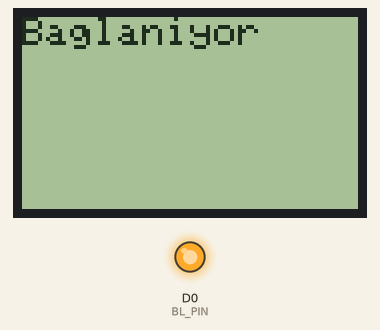
Simulated run of this sketch. Board: ESP8266 (NodeMCU). Shown: 84×48 one-colour display, output pins drawn as LEDs (lit = HIGH). WiFi joins after 1.5 s; servers stay silent unless stated; what the sketch prints to the serial monitor is not drawn.

Above: at 0.2 s.
At 1.3 s:
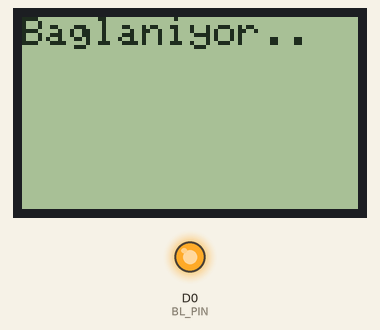
At 1.8 s:
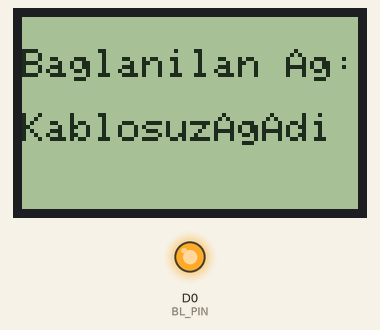
At 11.35 s:
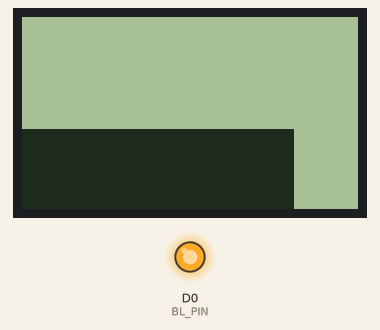
At 20.82 s:
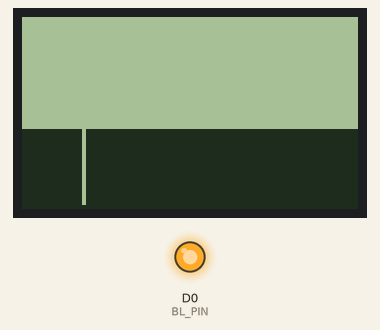
At 39.87 s:
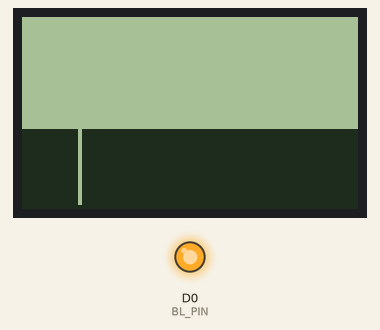

The sketch:

NodeMCU_WiFi_Sinyal_Olcer.ino
```cpp
/*
 * NodeMCU WiFi Sinyal Gucu Olcer
 * Mehmet SUTCU <info@mehmetsutcu.com> 2017
 * Cirak Dergisi <www.cirakdergi.com>
 * Konfigurasyon: NodeMCU 1.0(ESP-12E Module), 80 MHz(tercihen 160 MHz), 921600 Upload Speed, 4M(3M SPIFFS)
 *
 * RSSI, -120db ile 0db araligindaki bir yuzde deger sistemidir.
 * Sifira(0) yakin olan deger daha iyidir.
 *
 * Baglantilar:
 *  NodeMCU        Nokia 5110
 * (ESP8266)       PCD8544 LCD
 *
 * D2 (GPIO4)      0 RST
 * D1 (GPIO5)      1 CE
 * D6 (GPIO12)     2 DC
 * D7 (GPIO13)     3 Din
 * D5 (GPIO14)     4 Clk
 * VU              5 Vcc
 * D0 (GPIO16)     6 BL
 * G               7 Gnd
 */

#include <Arduino.h>
#include <ESP8266WiFi.h>
#include <WiFiClient.h>

#include <SPI.h>
#include <Adafruit_GFX.h>
#include <Adafruit_PCD8544.h>

// pins
const int8_t RST_PIN = D2;
const int8_t CE_PIN = D1;
const int8_t DC_PIN = D6;
const int8_t BL_PIN = D0;

// Olcum yapilacak olan agi tanimla.
const char* myssid = "KablosuzAgAdi";
const char* mypass = "KablosuzAgParolasi";

long rssi;
int8_t graph[83];
uint8_t i, col, pos = 0;
bool scroll = false;

Adafruit_PCD8544 display = Adafruit_PCD8544(DC_PIN, CE_PIN, RST_PIN);

void setup(void) {
  Serial.begin(9600);
  Serial.println("\nNodeMCU WiFi Gucu Olcer");
  Serial.println("NodeMCU (ESP8266) ve Nokia 5110 LCD Ekrani ile yapildi.\nCirak Dergisi\n");

  WiFi.mode(WIFI_STA);
  WiFi.disconnect();
  delay(100);

  // LCD Backlight'ini ac
  pinMode(BL_PIN, OUTPUT);
  digitalWrite(BL_PIN, HIGH);

  // LCD Ayarlamalari
  display.begin();
  display.setContrast(15);  // Ekraniniza gore kontrasti duzenleyin.
  display.setTextSize(1);
  display.setTextColor(BLACK);
  display.setCursor(0,0);
  display.clearDisplay();

  WiFi.begin(myssid, mypass);
  Serial.print("Baglaniyor");
  display.print("Baglaniyor");
  display.display();

  // Baglanana kadar bekle.
  while (WiFi.status() != WL_CONNECTED) {
    delay(500);
    Serial.print(".");
    display.print(".");
    display.display();
  }

  Serial.print("\nSu aga baglanildi: ");
  Serial.println(myssid);
  Serial.print("IP adresi: ");
  Serial.println(WiFi.localIP());
  Serial.println("");

  display.clearDisplay();
  display.println("\nBaglanilan Ag: ");
  display.println(myssid);
  display.display();
  delay(2000);
}

void loop(void) {
  rssi = WiFi.RSSI();
  graph[pos] = (1.0 - (rssi / -100.0)) * -48.0;

  // RSSI grafigini ekrana ciz.
  display.clearDisplay();
  display.printf("%ddb\n",rssi);

  if (!scroll) {
    for (i = 0; i <= pos; i++) {
      display.drawFastVLine(i, LCDHEIGHT-1, graph[i], BLACK);
    }
  }
  else {
    for (i = 0; i < LCDWIDTH; i++) {
      col = (i + pos + 1) % LCDWIDTH;
      display.drawFastVLine(i, LCDHEIGHT-1, graph[col], BLACK);
    }
  }
  display.display();

  if (pos == 83) {
    pos = 0;
    scroll = true;
  }
  else {
    pos++;
  }

  delay(100);  // Grafik yenileme hizini degistirmek istiyorsaniz bu degeri degistirin.
}
```

Measured:
- what the display in image 2 shows lasts 2.0 s, from 1.7 s to 3.7 s
